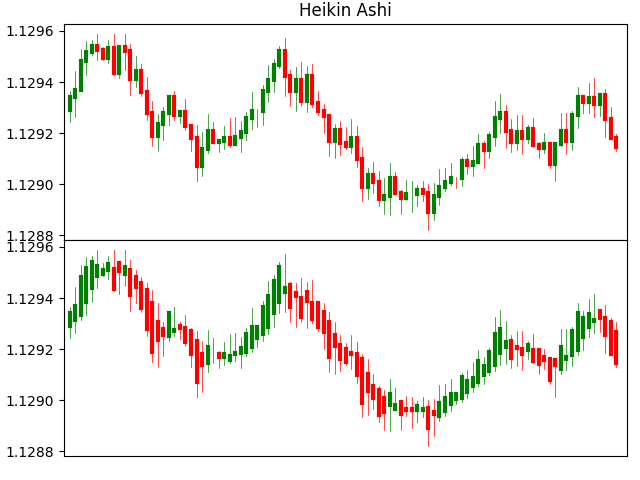

Python code for this plot:
import matplotlib.pyplot as plt
from datetime import datetime,timedelta
import numpy as np
import pandas as pd
import random
import indicator as indi

class Heikin_Ashi:
    def __init__(self):
        self.n=100
        self.fig=plt.figure()
        self.title='Heikin Ashi'
        self.calc_type='pandas'   #'dict' or 'pandas'
        self.indi=indi

    def set_variables(self):
        variables=['time','open','high','low','close']
        var={i:[] for i in variables}
        return var

    def print_data(self,var):
        print(len(var['time']),var['time'][-1],f"O:{var['open'][-1]:.5f}",f"H:{var['high'][-1]:.5f}"
              f"L:{var['low'][-1]:.5f}",f"C:{var['close'][-1]:.5f}")

    def get_data(self,var):
        for i in range(self.n):
            t=(datetime.now()+timedelta(minutes=i)).strftime('%d-%m-%Y %H:%M:%S')
            var['time'].append(t)

            if len(var['open'])==0:
                var['open'].append(random.uniform(1,1.2))
                up_close=var['open'][-1]*(1+0.0001)
                down_close=var['open'][-1]*(1-0.0001)
                var['close'].append(random.uniform(down_close,up_close))
            else:
                var['open'].append(var['close'][-1])
                up_close=var['open'][-1]*(1+0.0001)
                down_close=var['open'][-1]*(1-0.0001)
                var['close'].append(random.uniform(down_close,up_close))
        
            if var['open'][-1]<var['close'][-1]:
                price1=var['close'][-1]
                price2=var['open'][-1]
            elif var['open'][-1]>var['close'][-1]:
                price1=var['open'][-1]
                price2=var['close'][-1]
            high=random.uniform(price1,price1*(1+0.00007))
            low=random.uniform(price2,price2*(1-0.00007))
            var['high'].append(high)
            var['low'].append(low)

            #heikin ashi:
            if self.calc_type=='dict':
                self.indi.heikin_dict(var)

            self.print_data(var)

        if self.calc_type=='pandas':
            self.indi.heikin_pandas(var)

    def plot_data(self,var):
        self.fig.subplots_adjust(top=0.95,bottom=0.05,right=0.98,left=0.1,hspace=0,wspace=0)
        ax=self.fig.add_gridspec(6,1)
        ax1=self.fig.add_subplot(ax[0:3,:])
        ax2=self.fig.add_subplot(ax[3:6,:])

        ax1.clear()
        ax1.set_xticks([])
        ax1.set_title(self.title)
        ax1.set_xlim(-1,101)

        for i in range(len(var['time'])):
            if var['open'][i]>var['close'][i]:
                ccolor='r'
            elif var['open'][i]<var['close'][i]:
                ccolor='g'
            else:
                ccolor='gray'
            ax1.plot([var['time'][i]]*2,[var['open'][i],var['close'][i]],c=ccolor,lw=3)
            ax1.plot([var['time'][i]]*2,[var['high'][i],var['low'][i]],c=ccolor,lw=0.5)

        #plot heikin ashi:
        ax2.clear()
        ax2.set_xticks([])
        ax2.set_xlim(-1,101)

        for i in range(len(var['time'])):
            if var['h_open'][i]>var['h_close'][i]:
                ccolor='r'
            elif var['h_open'][i]<var['h_close'][i]:
                ccolor='g'
            else:
                ccolor='gray'
            ax2.plot([var['time'][i]]*2,[var['h_open'][i],var['close'][i]],c=ccolor,lw=3)
            ax2.plot([var['time'][i]]*2,[var['h_high'][i],var['h_low'][i]],c=ccolor,lw=0.5)
    
        plt.show()

obj=Heikin_Ashi()
var=obj.set_variables()
obj.get_data(var)
obj.plot_data(var)
